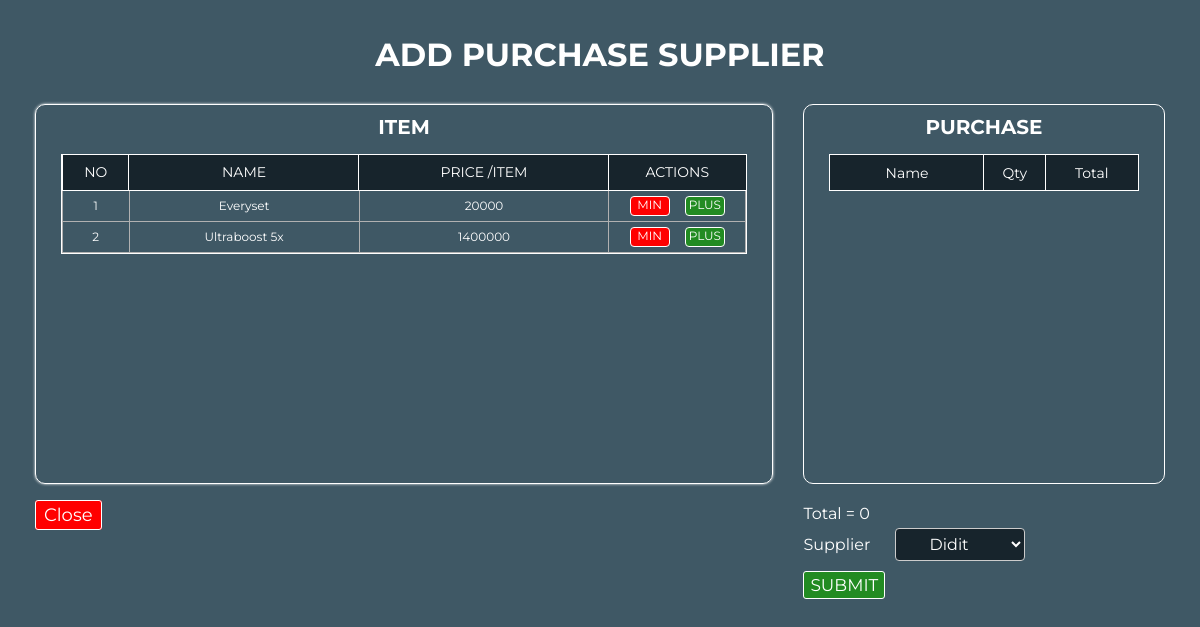
The page /view/viewAddPurchase.php (signed in) on the database its author committed.
### tables this page shows
CREATE TABLE `item` (
  `id` int(100) NOT NULL,
  `name` varchar(100) NOT NULL,
  `price` bigint(20) NOT NULL,
  `stock` int(11) NOT NULL,
  `category` varchar(100) NOT NULL
);

### repository/getAllData.php (called while the page is built, shortened)
<?php
require_once "../model/supplierModel.php";
require_once "../model/itemModel.php";
function getAllSupplier(): array
{
    $connection = getConnection();
    $sql = "SELECT * FROM supplier";
    $result = $connection ->query($sql);
    $array = [];
    while ($row = $result->fetch())
        $array[] = new Supplier(
            id: $row["id"],
            name: $row["name"],
            email: $row["email"],
            contact: $row["contact"],
            address: $row["address"]
        );
    return $array;
}
function getAllItem(): array
{
    $connection = getConnection();
    $sql = "SELECT * FROM item";
    $result = $connection ->query($sql);
    $array = [];
    while ($row = $result->fetch())
        $array[] = new Item(
            id: $row["id"],
            name: $row["name"],
            price: $row["price"],
            stock: $row["stock"],
            category: $row["category"]
        );
    return $array;
}

### model/itemModel.php (called while the page is built, shortened)
<?php
class Item
{
    private int $id;
    private string $name;
    private int $price;
    public function __construct(int $id, string $name, int $price, int $stock, string $category)
    {
        $this->id = $id;
        $this->name = $name;
        $this->price = $price;
    }
    public function getId(): int
    {
        return $this->id;
    }
    public function getName(): string
    {
        return $this->name;
    }
    public function getPrice(): int
    {
        return $this->price;
    }
}

### model/supplierModel.php (called while the page is built, shortened)
<?php
class Supplier
{
    private int $id;
    private string $name;
    public function __construct(?int $id, string $name, string $email, string $contact, string $address)
    {
        $this->id = $id ?? 0;
        $this->name = $name;
    }
    public function getId(): int
    {
        return $this->id;
    }
    public function getName(): string
    {
        return $this->name;
    }
}

### view/viewAddPurchase.php (the view, shortened to what this page needs)
<?php
require_once "../repository/getAllData.php";
$data = getAllItem();
?>
<!DOCTYPE html>
<html lang="en">
<head>
    <link rel="stylesheet" href="../assets/style/styleAddPurchase.css">
</head>
<body>
<div class="container">
    <div>
        <h1> ADD PURCHASE SUPPLIER </h1>
    </div>
    <div class="container-purchase">
        <div class="item">
            <div class="outer-wrapper">
                <h2> ITEM </h2>
                <div class="table-wrapper">
                    <table>
                        <tr>
                            <th>NO</th>
                            <th>NAME</th>
                            <th>PRICE /ITEM</th>
                            <th width="20%">ACTIONS</th>
                        </tr>
                        <?php
                        $counter = 1;
                        foreach ($data as $item) {
                            ?>
                            <tr>
                                <td><?= $counter ?></td>
                                <td><?= $item->getName() ?></td>
                                <td><?= $item->getPrice() ?></td>
                                <td>
                                    <div class="td-quantity">
                                        <a href="../repository/purchase_supplier/actionAddPurchase.php?action_type=remove_item&id=<?= $item->getId() ?>&product_name=<?= $item->getName() ?>&quantity=1&price=<?= $item->getPrice() ?>" class="min">
                                            MIN
                                        </a>
                                        <a href="../repository/purchase_supplier/actionAddPurchase.php?action_type=add_item&id=<?= $item->getId() ?>&product_name=<?= $item->getName() ?>&quantity=1&price=<?= $item->getPrice() ?>" class="plus">
                                            PLUS
                                        </a>
                                    </div>
                                </td>
                            </tr>
                            <?php $counter++;
                        } ?>
                    </table>
                </div>
            </div>
        </div>
        <div class="item-purchase">
            <h2> PURCHASE </h2>
            <div class="table-wrapper">
                <table>
                    <thead>
                        <tr>
                            <th>Name</th>
                            <th width="20%">Qty</th>
                            <th width="30%">Total</th>
                        </tr>
                    </thead>
                        <?php
                        $Total = 0;
                                ?>
                </table>
            </div>
        </div>
    </div>
    <div class="footer">
        <div class="close">
            <a href="../repository/purchase_supplier/actionAddPurchase.php?action_type=clear_session" class="button-close">Close</a>
        </div>
        <div class="submit">
            <label> Total = <?= $Total?></label>
            <form method="POST" action="../repository/purchase_supplier/actionAddPurchase.php?action_type=submit" class="input-form">
                <label> Supplier
                    <select name="supplier_id" class="supplier-dropdown">
                        <?php
                        $suppliers = getAllSupplier();
                        foreach ($suppliers as $supplier) {
                            echo "<option value=\"{$supplier->getId()}\">{$supplier->getName()}</option>";
                        }
                        ?>
                    </select>
                </label>
                <br>
                <button class="button-submit" type="submit">SUBMIT</button>
            </form>
        </div>
    </div>
</div>
</body>
</html>

### assets/style/styleAddPurchase.css (style rules this page uses)
* { margin: 0; padding: 0; outline: none; border: none; text-decoration: none; box-sizing: border-box; font-family: "Montserrat", Arial, sans-serif; }
html, body { height: 100%; background-color: #3f5865; margin: 0; }
.container { display: flex; height: 100%; color: white; flex-direction: column; padding: 35px; }
.container h1 { text-align: center; }
.container-purchase { display: flex; height: 400px; margin-top: 20px; }
.item { width: 70%; }
.outer-wrapper { margin: 10px 0; border: 1px solid white; border-radius: 10px; box-shadow: 0 0 3px white; max-width: 100%; height: 95%; padding: 10px 25px; }
.outer-wrapper h2 { margin-bottom: 15px; text-align: center; font-size: 20px; }
.table-wrapper { max-height: 85%; overflow-y: auto; border: 1px solid white; }
table { width: 100%; border-collapse: collapse; }
table th { position: sticky; top: 0; background-color: #17242c; color: white; text-align: center; font-weight: normal; font-size: 14px; outline: 1px solid white; height: 35px; }
table td { text-align: center; font-size: 12px; border: 1px solid rgb(177, 177, 177); color: white; }
.td-quantity { display: flex; justify-content: space-evenly; align-items: center; padding: 5px; }
.min, .plus { border-radius: 4px; color: white; cursor: pointer; border: 1px solid white; }
.min { width: 40px; height: 20px; background-color: red; }
.plus { width: 40px; height: 20px; background-color: forestgreen; }
.item-purchase { width: 34%; height: 95%; margin: 10px 0 0 30px; border: 1px solid white; border-radius: 10px; padding: 10px 25px; }
.item-purchase h2 { text-align: center; font-size: 20px; margin-bottom: 15px; }
.footer { display: flex; justify-content: space-between; margin-top: 10px; }
.submit { width: 32%; }
.input-form { padding-top: 5px; }
.button-close { padding: 3px 8px; color: white; border: 1px solid white; border-radius: 3px; text-decoration: none; background-color: red; font-size: 18px; }
.button-submit { padding: 3px 6px; color: white; border: 1px solid white; border-radius: 3px; text-decoration: none; background-color: forestgreen; font-size: 17px; margin-top: 10px; }
.supplier-dropdown { padding: 5px 30px; margin-left: 20px; font-size: 16px; border: 1px solid #ccc; border-radius: 4px; background-color: #f8f8f8; transition: border-color 0.3s, background-color 0.3s; background-color: #17242c; color: white; }

### rows shown on the page
item: name "Everyset", price "20000"
item: name "Ultraboost 5x", price "1400000"

### other values the page prints
$Total "0"
form field supplier_id "Didit"
